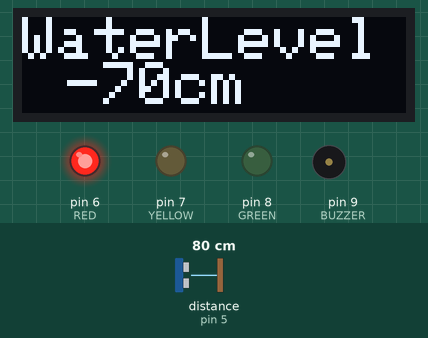
Bench run of a sketch on a simulated Arduino Uno, built with avr-gcc and run on an emulated ATmega328P. On the bench: 128×32 one-colour display, output pins drawn as LEDs (lit = HIGH), buzzer (waves = sounding, pin HIGH). Wiring (inferred from the names in the program): ultrasonic range finder: trigger pin 4; echo pin 5. The inputs (shaded band) are chosen by the test bench; at power-on: distance to the obstacle (sensor on pin 5) 80 cm. The echo pulse lasts 58.3 µs per cm; pins used as bus, display or sensor lines are not drawn; what the sketch prints to the serial monitor is not drawn.

Above: at 1.8 s.
1.9 s: distance to the obstacle (sensor on pin 5) set to 2 cm
At 2.8 s:
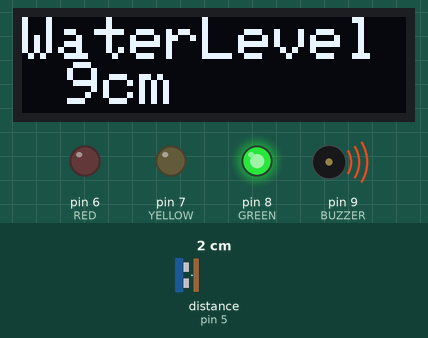
3.5 s: distance to the obstacle (sensor on pin 5) set to 9 cm
At 7.0 s:
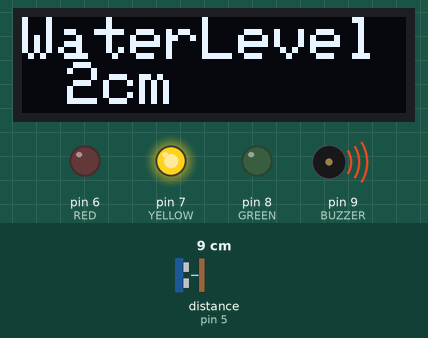
7.6 s: distance to the obstacle (sensor on pin 5) set to 12 cm
At 8.5 s:
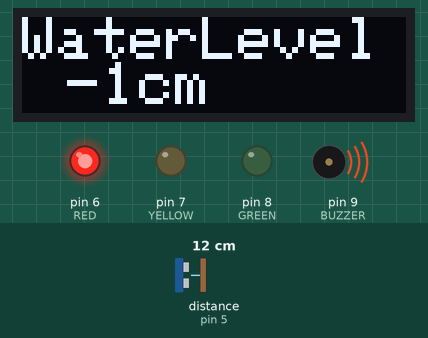
Timing chart, 0 to 10.6 s (numbered marks = the images above; inputs shaded):
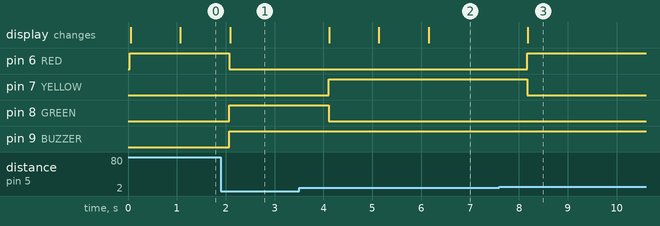

The sketch:

water_level_indiacator_code.ino
```cpp
#include <Wire.h>
#include <Adafruit_GFX.h>
#include <Adafruit_SSD1306.h>


#define SCREEN_WIDTH 128
#define SCREEN_HEIGHT 32
Adafruit_SSD1306 display(SCREEN_WIDTH, SCREEN_HEIGHT);

#define TP 4      // Trigger Pin
#define EP 5      // Echo Pin
#define RED 6     // Red LED Pin
#define YELLOW 7  // Yellow LED Pin
#define GREEN 8   // Green LED Pin
#define BUZZER 9  // Buzzer Pin

void setup() {
  // Initialize the OLED display
  display.begin(SSD1306_SWITCHCAPVCC, 0x3C);

  // Start serial communication for debugging
  Serial.begin(9600);


  // Set LED and Buzzer pins as OUTPUT
  pinMode(RED, OUTPUT);
  pinMode(YELLOW, OUTPUT);
  pinMode(GREEN, OUTPUT);
  pinMode(BUZZER, OUTPUT);

  // Set the trigger and echo pins for ultrasonic sensor
  pinMode(TP, OUTPUT);
  pinMode(EP, INPUT);
    Serial.println("Starting Water Level Monitoring...");
}

void loop() {
  // Trigger the ultrasonic sensor
  digitalWrite(TP, LOW);
  delayMicroseconds(2);
  digitalWrite(TP, HIGH);
  delayMicroseconds(10);
  digitalWrite(TP, LOW);

  // Read the distance from the echo pin
  long duration = pulseIn(EP, HIGH);
  long distance = (duration / 2) / 29.1;
  long waterlevel= 10-distance;
  Serial.print("Water level is at: ");

     Serial.print(waterlevel);
    Serial.println(" cm");

  // Display the distance on OLED
  display.clearDisplay();
  display.setTextSize(2);
  display.setTextColor(SSD1306_WHITE);
  display.setCursor(0, 0);
  display.print("WaterLevel");
  display.setCursor(15,15);
  display.print(waterlevel);
  display.print("cm");

  // Turn on LEDs and buzzer based on the distance
 if (distance >= 10) {
    // Water level >= 10 cm
    digitalWrite(RED, HIGH);    // Red light ON
    digitalWrite(YELLOW, LOW);  // Yellow light OFF
    digitalWrite(GREEN, LOW);   // Green light OFF
} else if (distance >= 5 && distance < 10) {
    // Water level between 5 and 9 cm
    digitalWrite(RED, LOW);     // Red light OFF
    digitalWrite(YELLOW, HIGH); // Yellow light ON
    digitalWrite(GREEN, LOW);   // Green light OFF
} else if (distance <=3 && distance < 5) {
    // Water level between 3 and 5 cm
    digitalWrite(RED, LOW);     // Red light OFF
    digitalWrite(YELLOW, LOW);  // Yellow light OFF
    digitalWrite(GREEN, HIGH);
    digitalWrite( BUZZER,HIGH); // Green light ON
} else {

    digitalWrite(RED, LOW);     // Red light OFF
    digitalWrite(YELLOW, LOW);  // Yellow light OFF
    digitalWrite(GREEN, LOW);
    digitalWrite( BUZZER,LOW);
       // Green light OFF
}

  display.display(); // Update the display
  delay(1000); // Wait for 1 second before reading again
}
```

Measured:
- the behaviour switches between 10 and 11 cm on distance to the obstacle (sensor on pin 5) (found by bisection; images 2 and 3)
- after the input at 1.9 s, pin 6 (RED): HIGH → LOW after 0.17 s; pin 8 (GREEN), pin 9 (BUZZER): LOW → HIGH after 0.17 s; the display: changes after 0.19 s (image 1)
- after the input at 3.5 s, pin 7 (YELLOW): LOW → HIGH after 0.61 s; pin 8 (GREEN): HIGH → LOW after 0.61 s; the display: changes after 0.62 s (image 2)
- after the input at 7.6 s, pin 6 (RED): LOW → HIGH after 0.57 s; pin 7 (YELLOW): HIGH → LOW after 0.57 s; the display: changes after 0.58 s (image 3)
